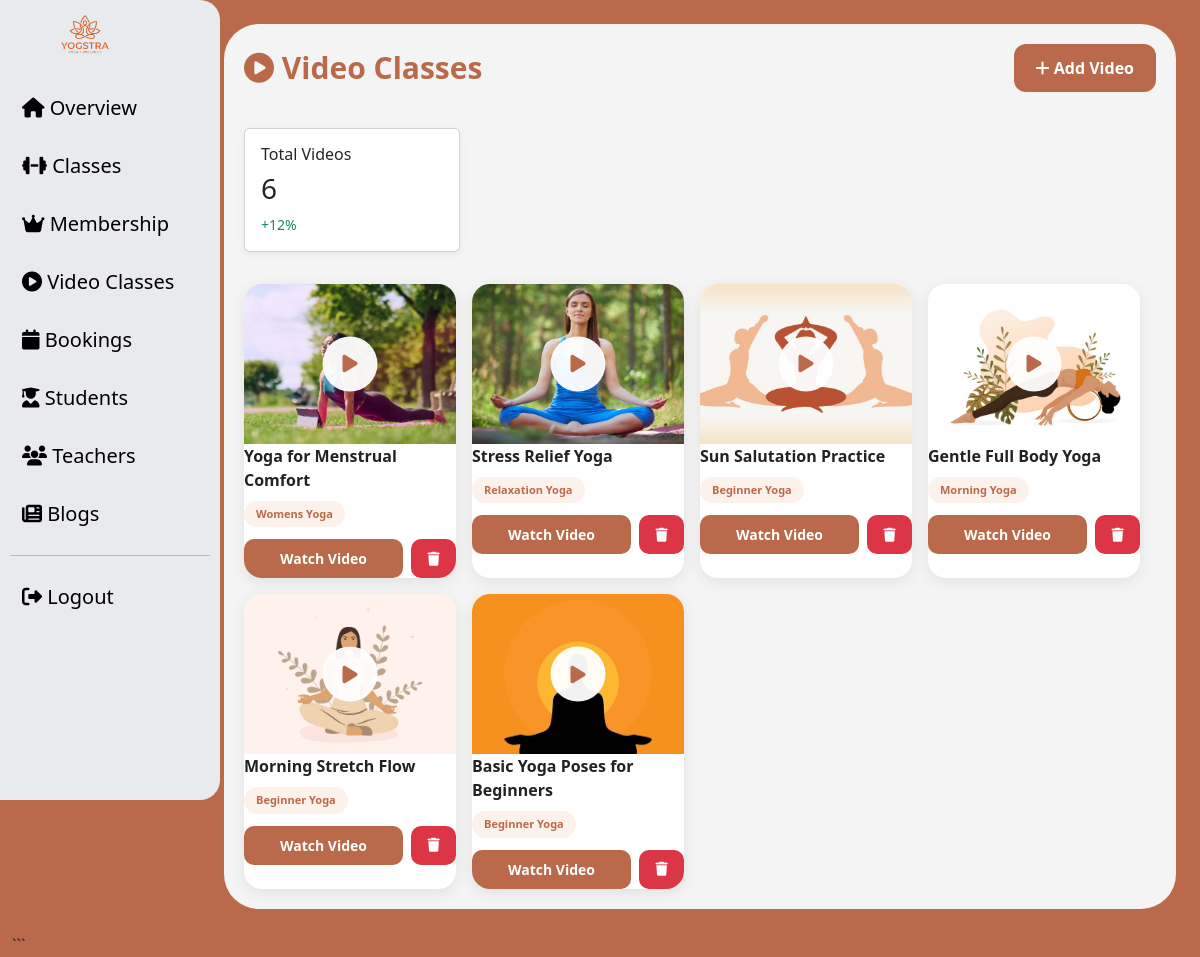
/admin/videos.php, run on the app's committed database.
### tables this page shows
CREATE TABLE `videos` (
  `id` int(11) NOT NULL,
  `title` varchar(255) NOT NULL,
  `description` text NOT NULL,
  `thumbnail` varchar(255) NOT NULL,
  `video_file` varchar(255) NOT NULL,
  `category` varchar(100) NOT NULL,
  `created_at` timestamp NOT NULL DEFAULT current_timestamp(),
  `uploaded_by` int(11) DEFAULT NULL,
  `uploader_role` varchar(20) DEFAULT NULL
);

### admin/videos.php (the view, shortened to what this page needs)
<?php
global $conn;
$count_query = mysqli_query($conn, "SELECT COUNT(*) as total FROM videos");
$count_row = mysqli_fetch_assoc($count_query);
$total_videos = $count_row['total'];
$sql = "SELECT * FROM videos ORDER BY id DESC";
$result = mysqli_query($conn, $sql);
?>
<!DOCTYPE html>
<html lang="en">
<head>
    <link href="../assets/bootstrap/css/bootstrap.min.css" rel="stylesheet">
    <link rel="stylesheet"
        href="https://cdnjs.cloudflare.com/ajax/libs/font-awesome/6.5.2/css/all.min.css">
</head>
<body style="background-color:#ba6a4a;">
    <div class="container-fluid">
        <div class="row">
            <div class="col-lg-2 ">
                <?php include('sidebar.php'); ?>
            </div>
            <div class="col-lg-10 col-md-9 p-4">
                <div class="main-card">
                    <div class="top-header">
                        <h1 class="page-title">
                            <i class="fa-solid fa-circle-play"></i>
                            Video Classes
                        </h1>
                        <a href="add_video.php" class="add-btn">
                            <i class="fa-solid fa-plus"></i>
                            Add Video
                        </a>
                    </div>
                    <div class="row g-3 mt-2">
                <div class="col-md-3">
                    <div class="card card-custom p-3">
                        <h6>Total Videos</h6>
                         <h3><?php echo $total_videos; ?></h3>
                        <small class="text-success">+12%</small>
                    </div>
                </div>
                    <div class="row g-3">
                        <?php while ($row = mysqli_fetch_assoc($result)) { ?>
                            <div class="col-xl-3 col-lg-4 col-md-6">
                                <div class="video-card">
                                    <div class="thumbnail-box">
                                        <div class="play-icon">
                                            <i class="fa-solid fa-play"></i>
                                        </div>
                                    </div>
                                    <div class="card-body">
                                        <div class="video-title">
                                            <?php echo htmlspecialchars($row['title']); ?>
                                        </div>
                                        <div class="category-badge">
                                            <?php echo htmlspecialchars($row['category']); ?>
                                        </div>
                                        <div class="button-group">
                                            <a href="single_videos.php?id=<?php echo $row['id']; ?>"
                                                class="watch-btn">
                                                Watch Video
                                            </a>
                                            <a href="delete_video.php?delete_btn=class&id=<?php echo $row['id']; ?>"
                                                onclick="return confirm('Are you sure to delete this video?');"
                                                class="delete-btn">
                                                <i class="fa fa-trash"></i>
                                            </a>
                                        </div>
                                    </div>
                                </div>
                            </div>
                        <?php } ?>
                    </div>
                </div>
            </div>
        </div>
    </div>
</body>
</html>

### admin/videos.php (style rules this page uses)
body { background: #ba6a4a; font-family: 'Poppins', sans-serif; }
.main-card { background: #f4f4f4; border-radius: 35px; padding: 20px; }
.card-custom { border-radius: 15px; box-shadow: 0 2px 10px rgba(0,0,0,0.05); border: none; }
.top-header { display: flex; justify-content: space-between; align-items: center; flex-wrap: wrap; margin-bottom: 20px; }
.page-title { font-size: 30px; font-weight: 700; color: #ba6a4a; margin: 0; }
.add-btn { background: #ba6a4a; color: white; text-decoration: none; padding: 12px 22px; border-radius: 12px; font-weight: 600; transition: .3s; }
.video-card { background: white; border-radius: 18px; overflow: hidden; height: 100%; transition: .3s; box-shadow: 0 4px 15px rgba(0, 0, 0, .08); }
.thumbnail-box { position: relative; overflow: hidden; }
.play-icon { position: absolute; top: 50%; left: 50%; transform: translate(-50%, -50%); width: 55px; height: 55px; background: rgba(255, 255, 255, .95); border-radius: 50%; display: flex; align-items: center; justify-content: center; color: #ba6a4a; font-size: 20px; }
.card-body { padding: 14px; }
.video-title { font-size: 16px; font-weight: 600; color: #222; margin-bottom: 8px; line-height: 1.5; }
.category-badge { display: inline-block; background: #fdf1eb; color: #ba6a4a; padding: 5px 12px; border-radius: 30px; font-size: 11px; font-weight: 600; margin-bottom: 12px; }
.watch-btn { display: block; width: 100%; text-align: center; text-decoration: none; background: #ba6a4a; color: white; padding: 9px; border-radius: 10px; font-size: 14px; font-weight: 600; transition: .3s; }
.button-group { display: flex; gap: 8px; }
.watch-btn { flex: 1; text-align: center; text-decoration: none; background: #ba6a4a; color: white; padding: 9px; border-radius: 10px; font-size: 14px; font-weight: 600; }
.delete-btn { width: 45px; min-width: 45px; display: flex; align-items: center; justify-content: center; text-decoration: none; background: #dc3545; color: white; border-radius: 10px; font-size: 14px; }

### data on the page
videos: title "Yoga for Menstrual Comfort", category "Womens Yoga"
videos: title "Stress Relief Yoga", category "Relaxation Yoga"
videos: title "Sun Salutation Practice", category "Beginner Yoga"
videos: title "Gentle Full Body Yoga", category "Morning Yoga"
videos: title "Morning Stretch Flow", category "Beginner Yoga"
videos: title "Basic Yoga Poses for Beginners", category "Beginner Yoga"

### other printed values
$total_videos "6"
